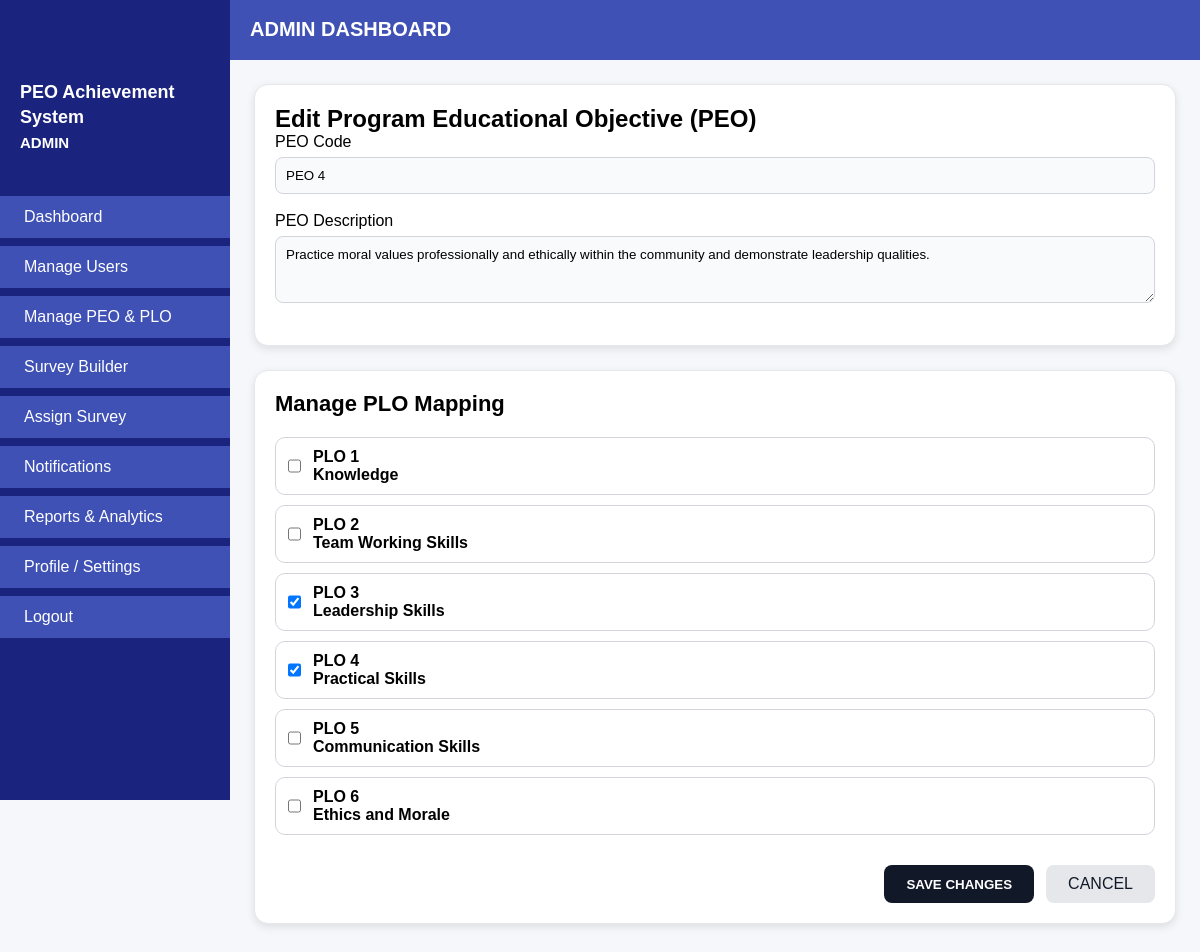
The app's page /edit_peo.php?peo_id=42 with its own data.
### tables this page shows
CREATE TABLE `peo_plo_mapping` (
  `id` int(11) NOT NULL,
  `peo_code` varchar(10) DEFAULT NULL,
  `peo_description` text DEFAULT NULL,
  `plo_code` varchar(10) DEFAULT NULL,
  `plo_description` text DEFAULT NULL,
  `created_at` timestamp NOT NULL DEFAULT current_timestamp()
);

### edit_peo.php (the view, shortened to what this page needs)
<?php
require_once 'db.php';
$peo_id = (int) $_GET['peo_id'];
$stmt = $pdo->prepare("
    SELECT id, peo_code, peo_description
    FROM peo_plo_mapping
    WHERE id = ?
");
$stmt->execute([$peo_id]);
$peo = $stmt->fetch(PDO::FETCH_ASSOC);
$plos = $pdo->query("
    SELECT DISTINCT plo_code, plo_description
    FROM peo_plo_mapping
    WHERE plo_code IS NOT NULL
    ORDER BY plo_code
")->fetchAll(PDO::FETCH_ASSOC);
$stmt = $pdo->prepare("
    SELECT plo_code
    FROM peo_plo_mapping
    WHERE peo_code = ?
      AND plo_code IS NOT NULL
");
$stmt->execute([$peo['peo_code']]);
$mappedPLOs = $stmt->fetchAll(PDO::FETCH_COLUMN);
?>
<!DOCTYPE html>
<html lang="en">
<head>
<link rel="stylesheet" href="assets/css/style.css">
</head>
<body>
<div class="top-header">
    <h2>ADMIN DASHBOARD</h2>
</div>
<div class="sidebar">
    <div class="logo">
        PEO Achievement System<br><small>ADMIN</small>
    </div>
    <ul>
        <li><a href="dashboard.php">Dashboard</a></li>
        <li><a href="manage_users.php">Manage Users</a></li>
        <li class="active"><a href="manage_peo_plo.php">Manage PEO & PLO</a></li>
        <li><a href="survey_builder.php">Survey Builder</a></li>
        <li><a href="assign_survey.php">Assign Survey</a></li>
        <li><a href="notifications.php">Notifications</a></li>
        <li><a href="reports.php">Reports & Analytics</a></li>
        <li><a href="profile_settings.php">Profile / Settings</a></li>
        <li><a href="logout.php">Logout</a></li>
    </ul>
</div>
<div class="main-content">
<div class="edit-container">
<form method="POST">
<div class="card">
    <h2>Edit Program Educational Objective (PEO)</h2>
    <div class="form-group">
        <label>PEO Code</label>
        <input type="text" value="<?= htmlspecialchars($peo['peo_code']) ?>" readonly>
    </div>
    <div class="form-group">
        <label>PEO Description</label>
        <textarea name="peo_description" rows="3" required><?= htmlspecialchars($peo['peo_description']) ?></textarea>
    </div>
</div>
<div class="card">
    <h3>Manage PLO Mapping</h3>
    <?php foreach ($plos as $plo): ?>
        <label class="plo-item">
            <input type="checkbox"
                   name="plo_ids[]"
                   value="<?= htmlspecialchars($plo['plo_code']) ?>"
                   <?= in_array($plo['plo_code'], $mappedPLOs) ? 'checked' : '' ?>>
            <div>
                <strong><?= htmlspecialchars($plo['plo_code']) ?></strong><br>
                <?= htmlspecialchars($plo['plo_description']) ?>
            </div>
        </label>
    <?php endforeach; ?>
    <div class="actions">
        <button type="submit" class="btn-primary">SAVE CHANGES</button>
        <a href="manage_peo_plo.php" class="btn-secondary">CANCEL</a>
    </div>
</div>
</form>
</div>
</div>
</body>
</html>

### assets/css/style.css (style rules this page uses)
* { margin: 0; padding: 0; box-sizing: border-box; font-family: Arial, sans-serif; }
html, body { height: 100%; background-color: #f5f5f5; background-image: radial-gradient(rgba(0,0,0,0.02) 1px, transparent 1px); background-size: 20px 20px; }
.top-header { width: 100%; height: 60px; background: #3F51B5; border-bottom: 1px solid #3F51B5; display: flex; align-items: center; padding-left: 250px; }
.top-header h2 { font-size: 20px; font-weight: bold; color: white; }
.sidebar { width: 230px; height: 100vh; background: #1A237E; color: white; position: fixed; top: 0; left: 0; padding-top: 80px; }
.sidebar .logo { font-size: 18px; font-weight: bold; margin-bottom: 40px; padding-left: 20px; line-height: 1.4; }
.sidebar ul { list-style: none; padding-left: 0; }
.sidebar ul li { margin-bottom: 8px; }
.sidebar ul li a { display: block; padding: 12px 20px; color: #fff; text-decoration: none; background: #3F51B5; border-left: 4px solid transparent; transition: 0.2s; }
.main-content { margin-left: 250px; padding: 20px; }
.main-content h3 { font-size: 22px; margin-bottom: 20px; }
.card { width: 22%; background: #ffffff; border: 1px solid #ddd; box-shadow: 0px 3px 8px rgba(0,0,0,0.1); padding: 20px; border-radius: 6px; }
* { box-sizing: border-box; }
body { margin: 0; padding: 0; background: #f5f7fb; }
.main-content { margin-left: 260px; padding: 20px 24px; min-height: calc(100vh - 70px); background: #f5f7fb; }
.main-content > * { max-width: 1500px; margin-left: auto; margin-right: auto; }
.btn-primary { background: #1e293b; color: #fff; padding: 10px 16px; border-radius: 6px; text-decoration: none; font-weight: 600; }
.card { width: 100%; margin-bottom: 30px; margin: 0 auto 30px; background: #fff; border: 2px solid #1e293b; border-radius: 8px; }
.form-group { margin-bottom: 16px; }
.form-group label { display: block; margin-bottom: 6px; font-weight: 500; }
.form-group input, .form-group select { width: 100%; padding: 8px; }

### edit_peo.php (style rules this page uses)
.main-content { margin-left: 230px; padding: 24px; background: #f6f7fb; min-height: 100vh; }
.edit-container { max-width: 1100px; margin: 0 auto; }
.card { background: #ffffff; border-radius: 14px; padding: 20px; margin-bottom: 24px; border: 1px solid #e5e7eb; }
.form-group { margin-bottom: 18px; }
label { font-weight: 600; display: block; margin-bottom: 6px; }
input[readonly], textarea { width: 100%; padding: 10px; border-radius: 8px; border: 1px solid #d1d5db; background: #f9fafb; }
.plo-item { display: flex; gap: 12px; padding:10px 12px; border: 1px solid #d1d5db; border-radius: 10px; margin-bottom: 10px; }
.actions { display: flex; justify-content: flex-end; gap: 12px; margin-top: 30px; }
.btn-primary { background: #111827; color: #fff; border: none; padding: 10px 22px; border-radius: 8px; }
.btn-secondary { background: #e5e7eb; color: #111827; padding: 10px 22px; border-radius: 8px; text-decoration: none; }

### records on screen
peo_plo_mapping: peo_code "PEO 4", peo_description "Practice moral values professionally and ethically within the community and demonstrate leadership qualities."

### other values on screen
$plo['plo_code'] "PLO 1"
$plo['plo_description'] "Knowledge"
$plo['plo_code'] "PLO 2"
$plo['plo_description'] "Team Working Skills"
$plo['plo_code'] "PLO 3"
$plo['plo_description'] "Leadership Skills"
$plo['plo_code'] "PLO 4"
$plo['plo_description'] "Practical Skills"
$plo['plo_code'] "PLO 5"
$plo['plo_description'] "Communication Skills"
$plo['plo_code'] "PLO 6"
$plo['plo_description'] "Ethics and Morale"
